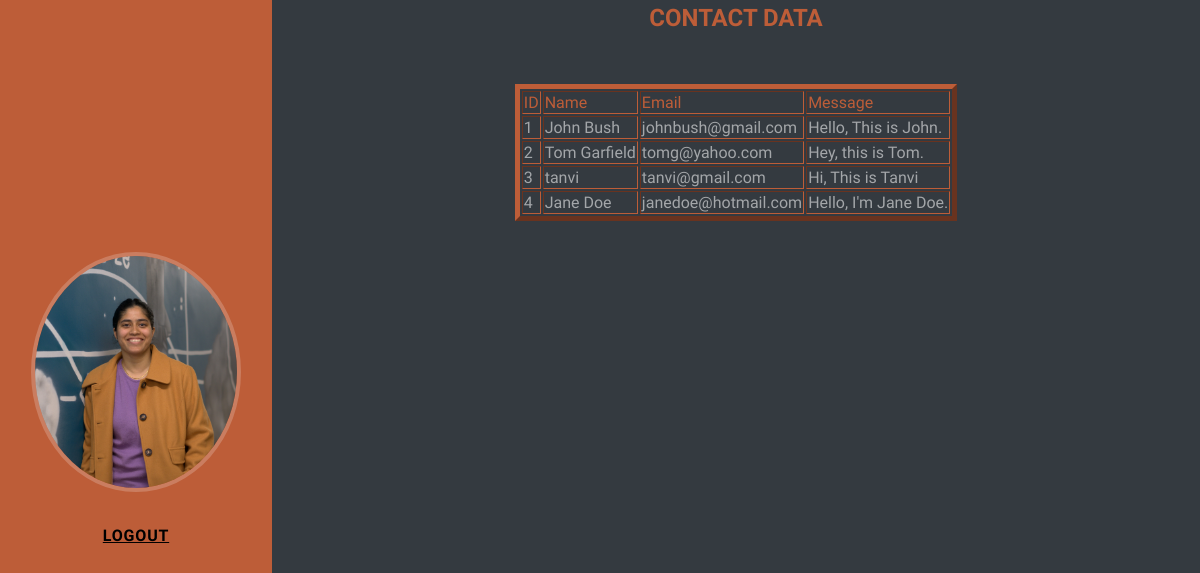
/view, run on the app's committed database.
### tables this page shows
CREATE TABLE CONTACTS(ID INTEGER PRIMARY KEY AUTOINCREMENT, NAME TEXT NOT NULL,EMAIL_ID VARCHAR(50) NOT NULL,MESSAGE VARCHARCHAR(150) NOT NULL);

### app.py (the view)
@app.route("/view")
def view():
    con = sqlite3.connect("PersonalPortfolio.db")
    con.row_factory = sqlite3.Row
    cur = con.cursor()
    cur.execute("select * from CONTACTS")
    rows = cur.fetchall()
    return render_template("dashboard.html",rows = rows)

### templates/dashboard.html (shortened to what this page needs)
<html>
    <head>
        <link rel="stylesheet" type="text/css" href="{{ url_for('static', filename='style.css')}}" />
    </head>
    <body id="page-top">
    <nav class="navbar navbar-expand-lg navbar-dark bg-primary fixed-top" id="sideNav">
        <a class="navbar-brand js-scroll-trigger" href="#page-top">
            <span class="d-lg-block"><img class="img-fluid img-profile rounded-circle mx-auto mb-1" src="{{url_for('static', filename='images/portfolio.jpg')}}" alt="Image" /></span>
        </a>
        <div class="collapse navbar-collapse" id="navbarResponsive">
            <ul class="navbar-nav">
                <li class="nav-item"><a class="nav-link js-scroll-trigger" id="logouttab" href="{{ url_for('login') }}"><u>Logout</u></a></li>
            </ul>
        </div>
    </nav>
        <div class="container-fluid">
            <h2 align="center" class="mb-5">Contact Data</h2>
            <table class="datatable" align="center" border=5 >
                <thead>
                    <td>ID</td>
                    <td>Name</td>
                    <td>Email</td>
                    <td>Message</td>
                </thead>
                {% for row in rows %}
                    <tr class="tablerow">
                        <td>{{row["id"]}}</td>
                        <td>{{row["name"]}}</td>
                        <td>{{row["email_id"]}}</td>
                        <td>{{row["message"]}}</td>
                    </tr>
                {% endfor %}
            </table>
        </div>
    </body>
</html>

### static/style.css (style rules this page uses)
:root { --bs-primary: #bd5d38; --bs-primary-rgb: 189, 93, 56; --bs-body-font-family: Muli, -apple-system, BlinkMacSystemFont, Segoe UI, Roboto, Helvetica Neue, Arial, sans-serif, Apple Color Emoji, Segoe UI Emoji, Segoe UI Symbol, Noto Color Emoji; --bs-body-font-size: 1 rem; --bs-body-font-weight: 400; --bs-body-line-height: 1.5; --bs-body-color:rgba(255, 255, 255, 0.55); --bs-body-bg:#343a40; }
*, *::before, *::after { box-sizing: border-box; }
body { margin: 0; font-family: var(--bs-body-font-family); font-size: var(--bs-body-font-size); font-weight: var(--bs-body-font-weight); line-height: var(--bs-body-line-height); color: var(--bs-body-color); text-align: var(--bs-body-text-align); background-color: var(--bs-body-bg); -webkit-text-size-adjust: 100%; -webkit-tap-highlight-color: rgba(0, 0, 0, 0); }
a { color: #343a40; text-decoration: underline; }
.img-fluid { max-width: 100%; height: auto; }
.container, .container-fluid, .container-xxl, .container-xl, .container-lg, .container-md, .container-sm { width: 100%; padding-right: var(--bs-gutter-x, 0.75rem); padding-left: var(--bs-gutter-x, 0.75rem); margin-right: auto; margin-left: auto; }
.nav-link { display: block; padding: 0.5rem 1rem; color: gb(58, 189, 222); text-decoration: none; transition: color 0.15s ease-in-out, background-color 0.15s ease-in-out, border-color 0.15s ease-in-out; }
.navbar { position: relative; display: flex; flex-wrap: wrap; align-items: center; justify-content: space-between; padding-top: 0.5rem; padding-bottom: 0.5rem; }
.navbar-nav { display: flex; flex-direction: column; padding-left: 0; margin-bottom: 0; list-style: none; }
.navbar-nav .nav-link { padding-right: 0; padding-left: 0; }
.navbar-collapse { flex-basis: 100%; flex-grow: 1; align-items: center; }
@media (min-width: 992px) { .navbar-expand-lg { flex-wrap: nowrap; justify-content: flex-start; } }
@media (min-width: 992px) { .navbar-expand-lg .navbar-nav { flex-direction: row; } }
@media (min-width: 992px) { .navbar-expand-lg .navbar-nav .nav-link { padding-right: 0.5rem; padding-left: 0.5rem; } }
@media (min-width: 992px) { .navbar-expand-lg .navbar-collapse { display: flex !important; flex-basis: auto; } }
.navbar-dark .navbar-brand { color: #fff; }
.navbar-dark .navbar-nav .nav-link { color: rgba(255, 255, 255, 0.55); }
.mx-auto { margin-right: auto !important; margin-left: auto !important; }
.mb-5 { margin-bottom: 3rem !important; }
.bg-primary { --bs-bg-opacity: 1; background-color: rgba(var(--bs-primary-rgb), var(--bs-bg-opacity)) !important; }
.rounded-circle { border-radius: 100% !important; }
@media (min-width: 768px) { .d-lg-block { display: block !important; } }
@media (min-width: 992px) { body { padding-top: 0; padding-left: 17rem; } }
h1, .h1, h2, .h2, h3, .h3, h4, .h4, h5, .h5, h6, .h6 { text-transform: uppercase; }
#sideNav { padding-left: 1rem; padding-right: 1rem; }
#sideNav .navbar-nav .nav-item .nav-link { font-weight: 800; letter-spacing: 0.05rem; text-transform: uppercase; }
@media (min-width: 992px) { #sideNav { padding-left: 0; padding-right: 0; text-align: center; position: fixed; top: 0; left: 0; display: flex; flex-direction: column; width: 17rem; height: 100vh; } }
@media (min-width: 992px) { #sideNav .navbar-brand { display: flex; margin: auto auto 0; padding: 0.5rem; } }
@media (min-width: 992px) { #sideNav .navbar-brand .img-profile { max-width: 15rem; max-height: 15rem; border: 0.3rem solid rgba(255, 255, 255, 0.2); } }
@media (min-width: 992px) { #sideNav .navbar-collapse { display: flex; align-items: flex-start; flex-grow: 0; width: 100%; margin-bottom: auto; } }
@media (min-width: 992px) { #sideNav .navbar-collapse .navbar-nav { flex-direction: column; width: 100%; } }
@media (min-width: 992px) { #sideNav .navbar-collapse .navbar-nav .nav-item { display: block; } }
@media (min-width: 992px) { #sideNav .navbar-collapse .navbar-nav .nav-item .nav-link { display: block; } }
#logouttab { color: black; }
div> h2 { color: #bd5d38 !important; }
.datatable { border:5; border-color:#bd5d38 ; color: #bd5d38; }
.tablerow { color: rgba(255, 255, 255, 0.55); }

### data on the page
CONTACTS: id "1", name "John Bush", email_id "johnbush@gmail.com", message "Hello, This is John."
CONTACTS: id "2", name "Tom Garfield", email_id "tomg@yahoo.com", message "Hey, this is Tom."
CONTACTS: id "3", name "tanvi", email_id "tanvi@gmail.com", message "Hi, This is Tanvi"
CONTACTS: id "4", name "Jane Doe", email_id "janedoe@hotmail.com", message "Hello, I'm Jane Doe."
